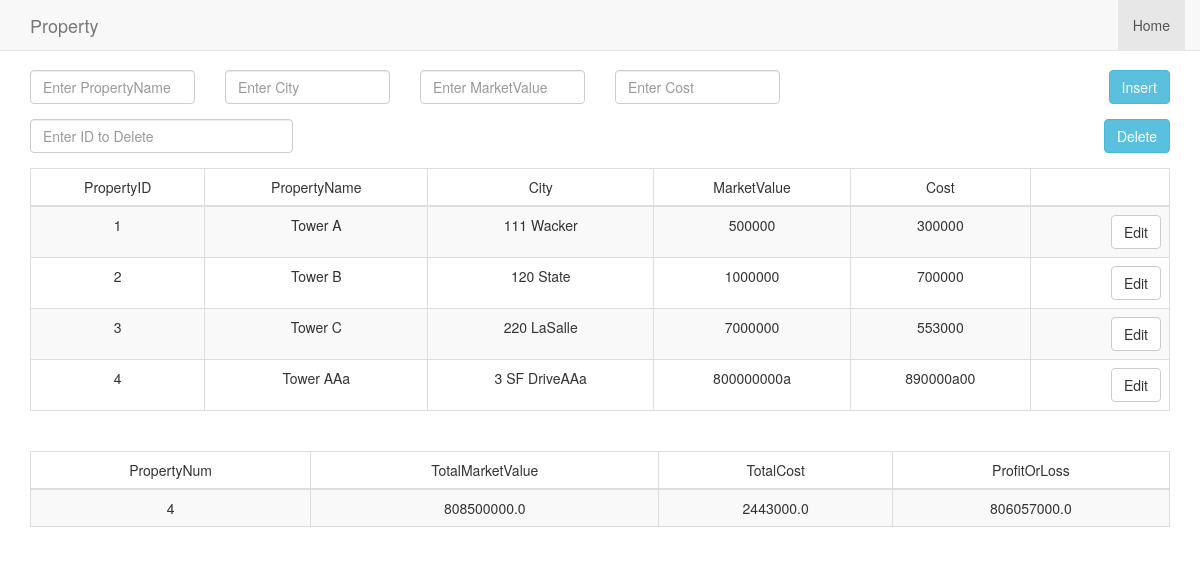
Before: /task2 with the older database file.
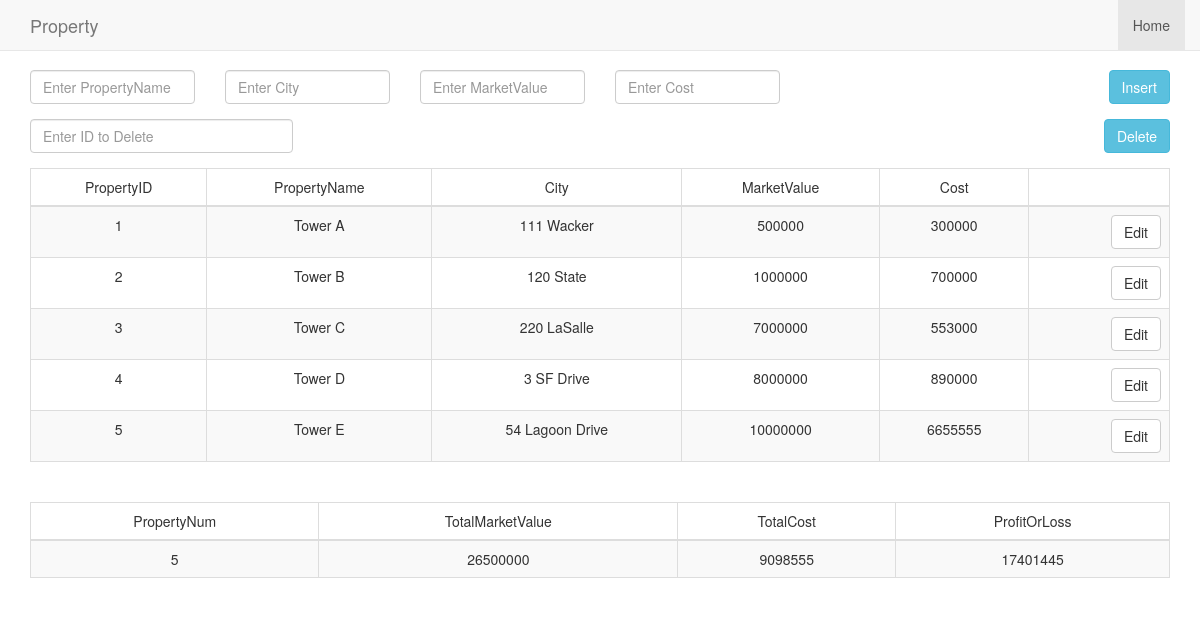
After: the same page with the newer database file.
### tables this page shows
CREATE TABLE `Property` (
	`PropertyID`	INTEGER NOT NULL PRIMARY KEY AUTOINCREMENT,
	`PropertyName`	TEXT,
	`City`	TEXT,
	`MarketValue`	NUMERIC,
	`Cost`	NUMERIC
);

### run.py (the view)
@app.route('/task2')
def task2():
	try:
		con = sql.connect("Database.db")
		con.row_factory = sql.Row
		cur1 = con.cursor()
		cur1.execute("select * from Property")
		Query1 = cur1.fetchall();
		cur2 = con.cursor()
		cur2.execute("select Count(*)as PropertyNum, SUM(MarketValue)as TotalMarketValue, SUM(Cost) as TotalCost, (SUM(MarketValue) - SUM(Cost)) as ProfitOrLoss from Property")
		Query2 = cur2.fetchall()
	except Error as e:
		print(e)
	finally:
		return render_template("tabular.html", Query1 = Query1, Query2 = Query2)

### templates/tabular.html (shortened to what this page needs)
<!doctype html>
<html>
<head>
   <link href="http://maxcdn.bootstrapcdn.com/bootstrap/3.3.5/css/bootstrap.min.css" rel="stylesheet"/>
   <body>
      <nav id="siteNav" class="navbar navbar-default navbar-fixed-top" role="navigation">
        <div class="container">
            <div class="navbar-header">
                <a class="navbar-brand" href="#">
                    Property
                </a>
            </div>
            <div class="collapse navbar-collapse" id="navbar">
                <ul class="nav navbar-nav navbar-right">
                    <li class = "active">
                        <a href="#">Home</a>
                    </li>
                </ul>
            </div>
        </div>
    </nav>
        <div class="container">
            <form method="post" novalidate="novalidate">
                    <div class="row">
                        <div class="col-sm-2">
                        <div class="form-group">
                            <input type="text" class="form-control" name="name" id="name" placeholder="Enter PropertyName" required>
                        </div>
                        </div>
                        <div class="col-sm-2">
                        <div class="form-group">
                            <input type="text" class="form-control" name="city" id="city" placeholder="Enter City" required>
                        </div>
                        </div>
                        <div class="col-sm-2">
                            <div class="form-group">
                                <input type="text" class="form-control" name="value" id="value" placeholder="Enter MarketValue" required>
                            </div>
                        </div>
                        <div class="col-sm-2">
                            <div class="form-group">
                                <input type="text" class="form-control" name="cost" id="cost" placeholder="Enter Cost" required>
                            </div>
                        </div>
                        <div class="col-sm-4">
                           <div class="form-group">
                               <button type="submit" name="insert" id="insert" value="Insert" class="btn btn-info pull-right" required="required">Insert</button>
                           </div>
                        </div>
                    </div>
            </form>
        </div>
      <div class="container">
         <form method="post" novalidate="novalidate">
                  <div class="row">
                     <div class="col-sm-3">
                        <div class="form-group">
                            <input type="text" class="form-control" name="PropertyID" id="PropertyID" placeholder="Enter ID to Delete" required>
                        </div>
                     </div>
                        <div class="col-sm-9">
                           <div class="form-group">
                               <button type="submit" name="delete" id="delete" value="Delete" class="btn btn-info pull-right" required="required">Delete</button>
                           </div>
                        </div>
                    </div>
                  </div>
      <div class="container">
         <div class="container-fluid">
            <div class="row">
              <div class="col-6 align-self-center">
                  <table class = "table table-bordered table-striped text-center" border = 1>
                     <thead>
                        <td>PropertyID</td>
                        <td>PropertyName</td>
                        <td>City</td>
                        <td>MarketValue</td>
                        <td>Cost</td>
                        <td></td>
                     </thead>
                     {% for row in Query1 %}
                        <tr>
                           <td>{{row["PropertyID"]}}</td>
                           <td>{{row["PropertyName"]}}</td>
                           <td> {{row["City"]}}</td>
                           <td>{{row['MarketValue']}}</td>
                           <td>{{row['Cost']}}</td>
                           <td><a href="task3_edit/{{row["PropertyID"]}}" class="btn btn-default pull-right">Edit</a></td>
                        </tr>
                     {% endfor %}
                  </table>
                  <br>
                  <table class = "table table-bordered table-striped text-center" border = 1>
                     <thead>
                        <td>PropertyNum</td>
                        <td>TotalMarketValue</td>
                        <td>TotalCost</td>
                        <td>ProfitOrLoss</td>
                     </thead>
                     {% for row in Query2 %}
                        <tr>
                           <td>{{row["PropertyNum"]}}</td>
                           <td>{{row["TotalMarketValue"]}}</td>
                           <td> {{ row["TotalCost"]}}</td>
                           <td>{{row['ProfitOrLoss']}}</td>
                        </tr>
                     {% endfor %}
                  </table>
               </div>
            </div>
         </div>
      </div>
   </body>
</html>

Changed rows visible on the page:
changed Property id 4: PropertyName "Tower AAa" → "Tower D"; City "3 SF DriveAAa" → "3 SF Drive"; MarketValue "800000000a" → "8000000"; Cost "890000a00" → "890000"
added Property: PropertyID "5", PropertyName "Tower E", City "54 Lagoon Drive", MarketValue "10000000", Cost "6655555"
Other visible differences:
new list line: "5 26500000 9098555 17401445"
list line gone: "4 808500000.0 2443000.0 806057000.0"
